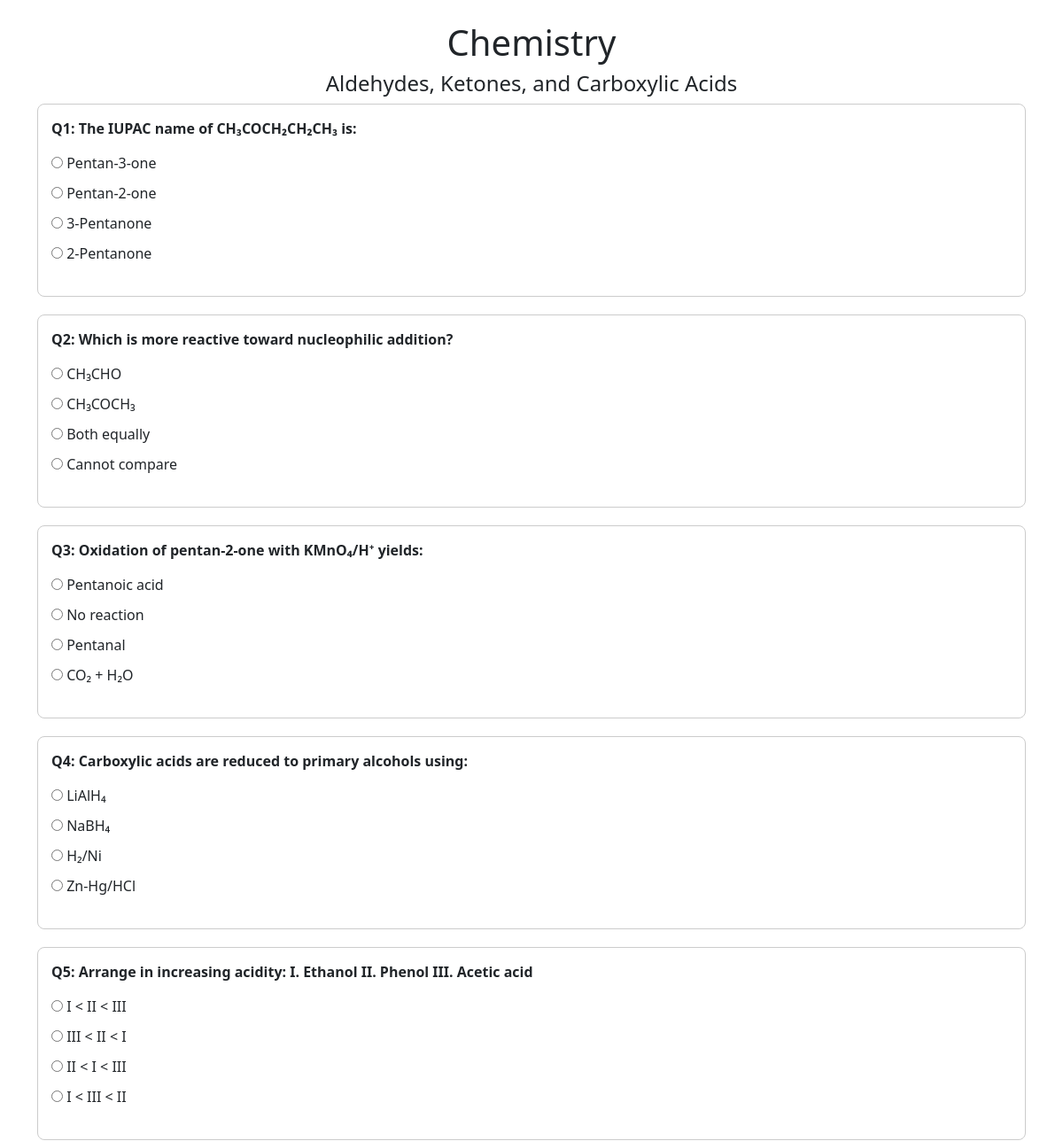
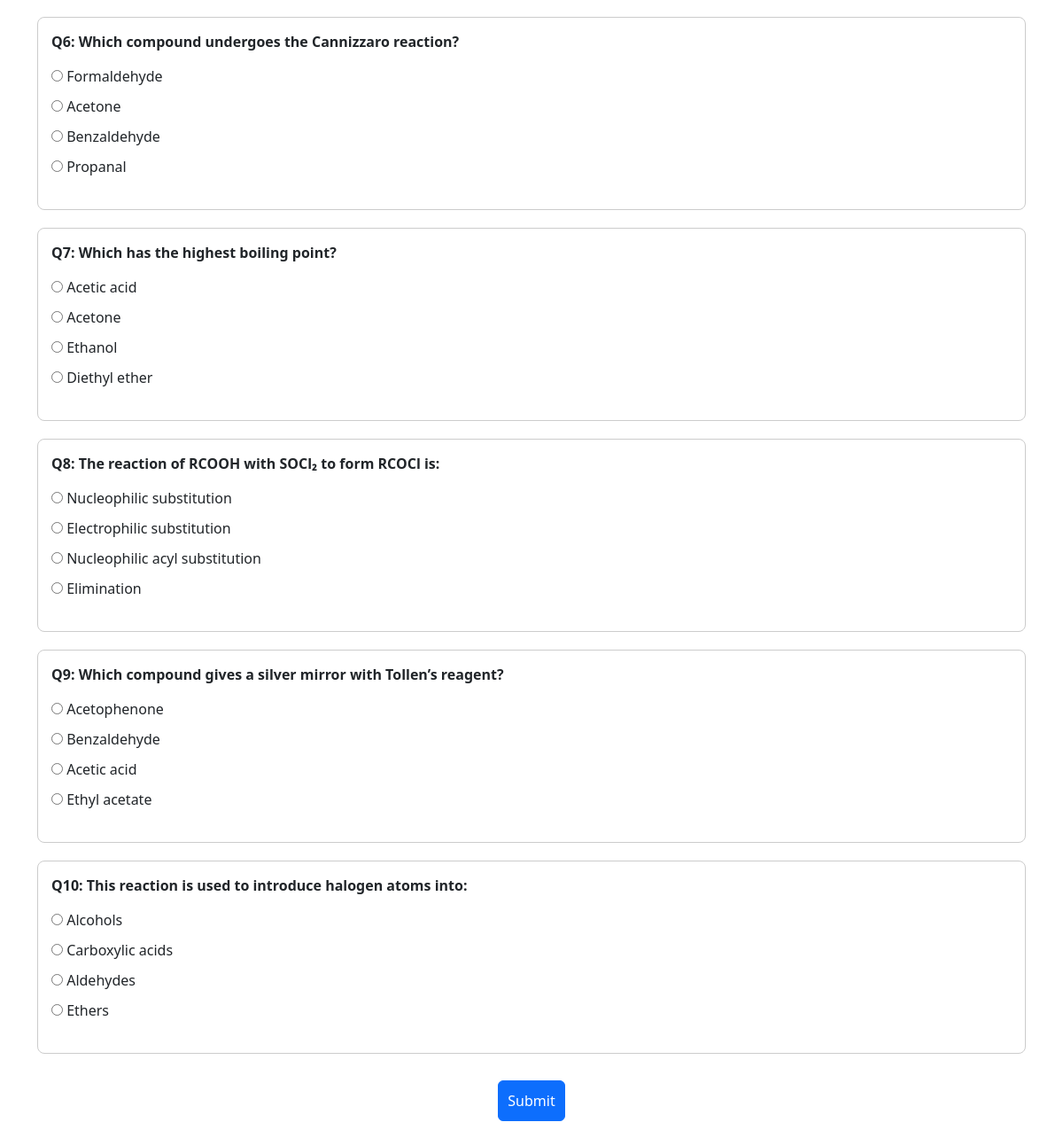
Page /start_Exam/1 on the committed database (2 pictures, top to bottom).
### models.py (models this page shows)
class Subject(db.Model):
    id = db.Column(db.Integer, primary_key = True)
    name = db.Column(db.String(120), nullable = False, unique = True)
    description = db.Column(db.String(120))
    chapters = db.relationship('Chapter', backref='subject')

class Chapter(db.Model):
    id = db.Column(db.Integer, primary_key = True)
    name = db.Column(db.String(120), nullable = False, unique = True)
    description = db.Column(db.String(120))
    sub_id = db.Column(db.Integer, db.ForeignKey('subject.id'), nullable = False)
    quizzes = db.Relationship('Quiz', backref = 'chapter')
    chapt_questions = db.Relationship('Questions', backref = 'chapter')

class Questions(db.Model):
    id = db.Column(db.Integer, primary_key = True)
    quiz_id = db.Column(db.Integer, db.ForeignKey('quiz.id'), nullable = False)
    chapter_id = db.Column(db.Integer, db.ForeignKey('chapter.id'), nullable = False)
    question_title = db.Column(db.Text, nullable = False)
    question_statement = db.Column(db.Text, nullable = False)
    option_1 = db.Column(db.String(120), nullable = False)
    option_2 = db.Column(db.String(120), nullable = False)
    option_3 = db.Column(db.String(120), nullable = False)
    option_4 = db.Column(db.String(120), nullable = False)
    correct_option = db.Column(db.String(120), nullable = False)

### app.py (the view)
@app.route('/start_Exam/<int:quiz_id>')
def start_Exam(quiz_id):
    quiz = Quiz.query.filter_by(id = quiz_id).first()
    questions = quiz.questions
    chapter_id = quiz.chapter_id
    chapter_obj = Chapter.query.filter_by(id = chapter_id).first()
    chapter_name = chapter_obj.name
    sub_id = chapter_obj.sub_id
    sub_obj = Subject.query.filter_by(id = sub_id).first()
    sub_name = sub_obj.name
    return render_template('start_Exam.html', questions = questions, chapter_name = chapter_name, sub_name = sub_name, quiz_id = quiz.id)

### templates/start_Exam.html (shortened to what this page needs)
<!DOCTYPE html>
<html lang="en">
<head>
  <link rel="stylesheet" href="/static/style.css">
  <link href="https://cdn.jsdelivr.net/npm/bootstrap@5.3.3/dist/css/bootstrap.min.css" rel="stylesheet">
</head>
<body>
  <div class="container mt-4">
    <h1 style="text-align:center;">{{ sub_name }}</h1>
    <h4 style="text-align:center;">{{ chapter_name }}</h4>
    <form action="/submit/{{ quiz_id }}" method="POST" id="new-question-form">
      {% for question in questions %}
        <div class="question-container">
          <div class="question-title">
            Q{{ loop.index }}: {{ question.question_statement }}
          </div>
          <ul class="options">
            <li>
              <input type="radio" id="q{{ question.id }}_1" name="question_{{ question.id }}" value="1">
              <label for="q{{ question.id }}_1">{{ question.option_1 }}</label>
            </li>
            <li>
              <input type="radio" id="q{{ question.id }}_2" name="question_{{ question.id }}" value="2">
              <label for="q{{ question.id }}_2">{{ question.option_2 }}</label>
            </li>
            <li>
              <input type="radio" id="q{{ question.id }}_3" name="question_{{ question.id }}" value="3">
              <label for="q{{ question.id }}_3">{{ question.option_3 }}</label>
            </li>
            <li>
              <input type="radio" id="q{{ question.id }}_4" name="question_{{ question.id }}" value="4">
              <label for="q{{ question.id }}_4">{{ question.option_4 }}</label>
            </li>
          </ul>
        </div>
      {% endfor %}
      <div class="footer-start-exam">
        <button type="submit" class="btn btn-primary" style="padding:10px; margin:10px;">Submit</button>
      </div>
    </form>
  </div>
</body>
</html>

### static/style.css (style rules this page uses)
* { margin:0px; }
.footer-start-exam { display:flex; align-items:center; justify-content: center; }

### templates/start_Exam.html (style rules this page uses)
.question-container { border: 1px solid #ccc; border-radius: 8px; padding: 15px; margin-bottom: 20px; }
.question-title { font-weight: bold; margin-bottom: 10px; }
.options { list-style: none; padding: 0; }
.options li { padding: 5px 0; }

### rows in the picture
Subject: name "Chemistry"
Chapter: name "Aldehydes, Ketones, and Carboxylic Acids"
Questions: question_statement "The IUPAC name of CH₃COCH₂CH₂CH₃ is:", option_1 "Pentan-3-one", option_2 "Pentan-2-one", option_3 "3-Pentanone", option_4 "2-Pentanone"
Questions: question_statement "Which is more reactive toward nucleophilic addition?", option_1 "CH₃CHO", option_2 "CH₃COCH₃", option_3 "Both equally", option_4 "Cannot compare"
Questions: question_statement "Oxidation of pentan-2-one with KMnO₄/H⁺ yields:", option_1 "Pentanoic acid", option_2 "No reaction", option_3 "Pentanal", option_4 "CO₂ + H₂O"
Questions: question_statement "Carboxylic acids are reduced to primary alcohols using:", option_1 "LiAlH₄", option_2 "NaBH₄", option_3 "H₂/Ni", option_4 "Zn-Hg/HCl"
Questions: question_statement "Arrange in increasing acidity: I. Ethanol II. Phenol III. Acetic acid", option_1 "I < II < III", option_2 "III < II < I", option_3 "II < I < III", option_4 "I < III < II"
Questions: question_statement "Which compound undergoes the Cannizzaro reaction?", option_1 "Formaldehyde", option_2 "Acetone", option_3 "Benzaldehyde", option_4 "Propanal"
Questions: question_statement "Which has the highest boiling point?", option_1 "Acetic acid", option_2 "Acetone", option_3 "Ethanol", option_4 "Diethyl ether"
Questions: question_statement "The reaction of RCOOH with SOCl₂ to form RCOCl is:", option_1 "Nucleophilic substitution", option_2 "Electrophilic substitution", option_3 "Nucleophilic acyl substitution", option_4 "Elimination"
Questions: question_statement "Which compound gives a silver mirror with Tollen’s reagent?", option_1 "Acetophenone", option_2 "Benzaldehyde", option_3 "Acetic acid", option_4 "Ethyl acetate"
Questions: question_statement "This reaction is used to introduce halogen atoms into:", option_1 "Alcohols", option_2 "Carboxylic acids", option_3 "Aldehydes", option_4 "Ethers"
